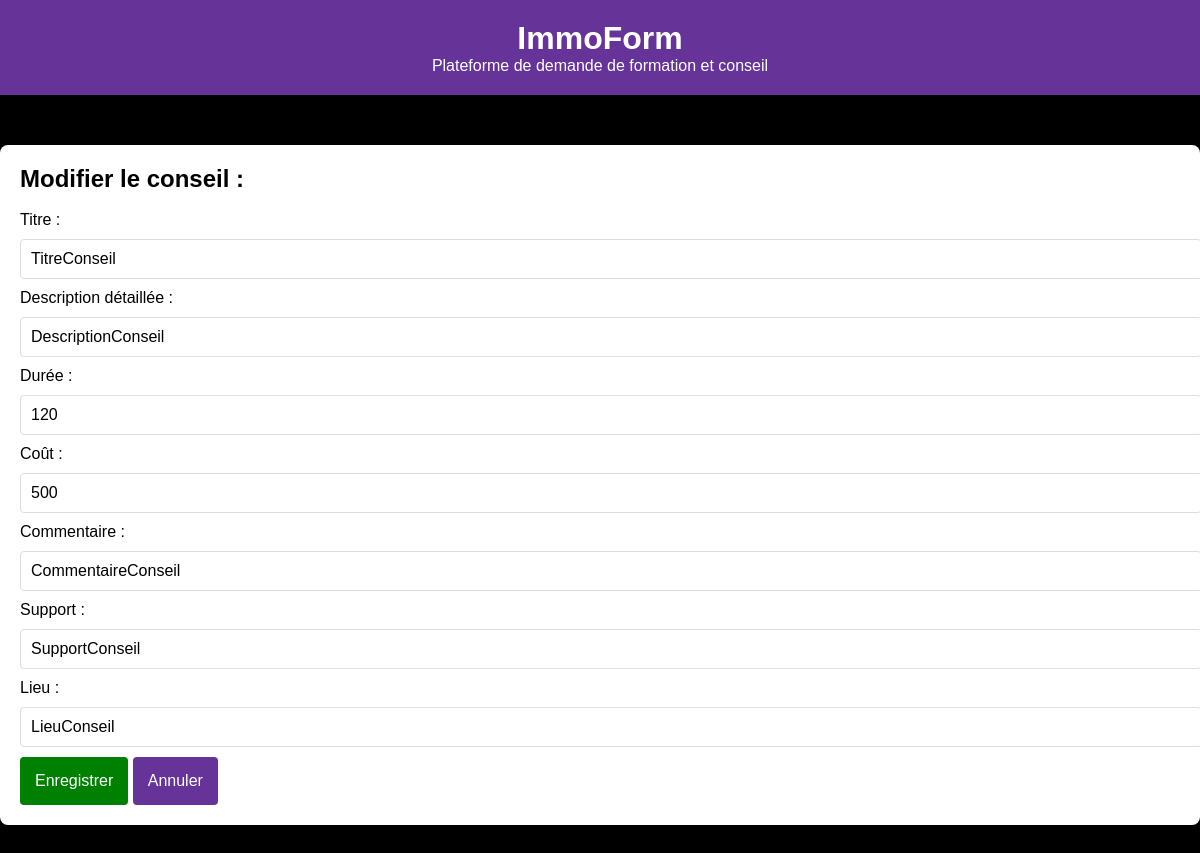
Page /admin/modifierConseil.php?id=1 (signed in) on the earlier database version.
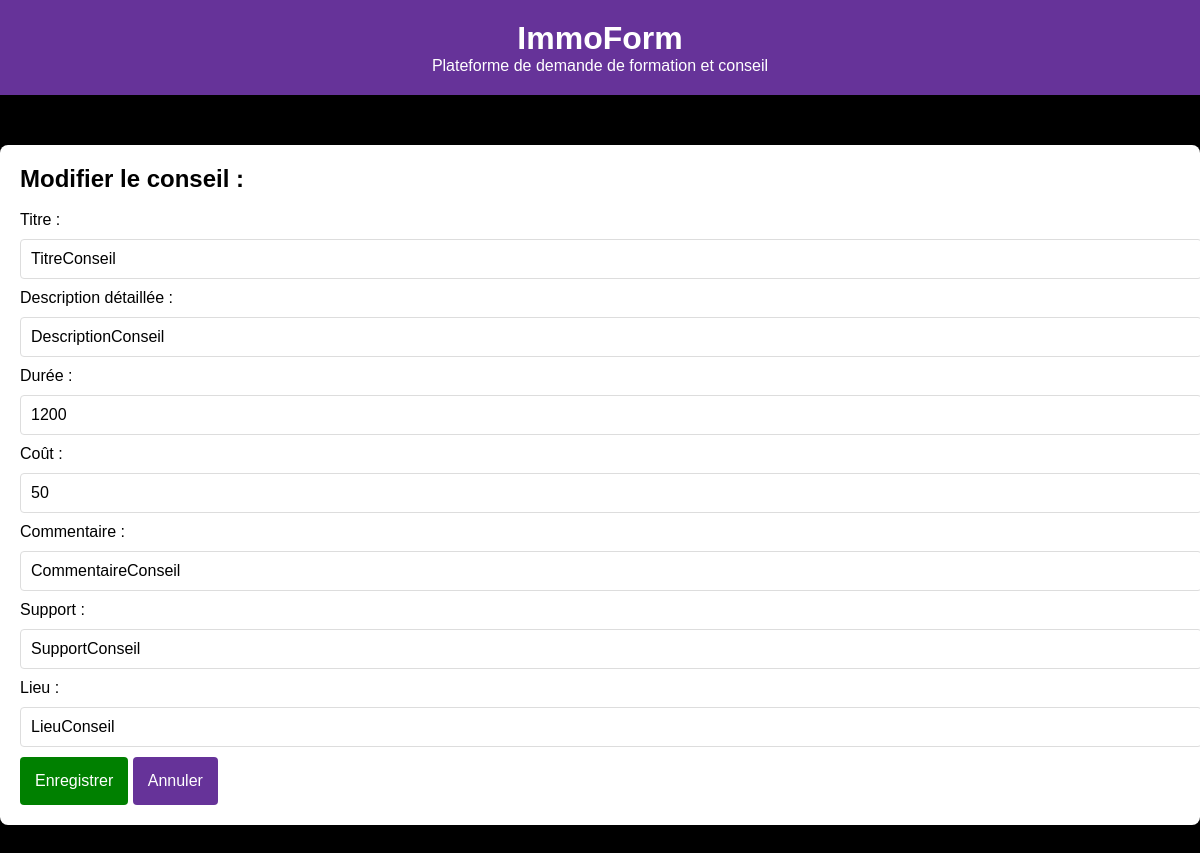
Same page on the later database version.
### tables this page shows
CREATE TABLE `conseil` (
  `Id` int(11) NOT NULL,
  `Titre` varchar(50) NOT NULL,
  `Description` text NOT NULL,
  `Demande_Id` int(11) NOT NULL,
  `Duree` int(11) NOT NULL,
  `Date` datetime NOT NULL,
  `Formateur_Id` int(11) NOT NULL,
  `Cout` float NOT NULL,
  `Commentaire` text DEFAULT NULL,
  `Support` varchar(150) DEFAULT NULL,
  `Lieu` varchar(200) NOT NULL
);

### admin/modifierConseil.php (the view, shortened to what this page needs)
<?php
include '../includes/header.php';
$id = filter_input(INPUT_GET, "id", FILTER_VALIDATE_INT);
$pdo = new PDO("mysql:host=".config::host.";dbname=".config::dbname, config::user, config::password);
$req = $pdo->prepare("SELECT * FROM conseil WHERE Id=:id");
$req->bindParam(':id', $id);
$req->execute();
$conseil = $req->fetchAll();
?>
<div class="container">
    <form action="../actions/updateConseil.php" method="post">
        <h2>Modifier le conseil :</h2>
        <br>
        <label>Titre :</label>
        <input type="text" name="titre" maxlength="50" required value="<?php echo htmlentities($conseil[0]["Titre"]) ?>">
        <label>Description détaillée :</label>
        <input type="text" name="description" required value="<?php echo htmlentities($conseil[0]["Description"]) ?>">
        <label>Durée :</label>
        <input type="number" name="duree" placeholder="En heure" required value="<?php echo htmlentities($conseil[0]["Duree"]) ?>">
        <label>Coût :</label>
        <input type="number" step="0.01" name="cout" placeholder="En euro" required value="<?php echo htmlentities($conseil[0]["Cout"]) ?>">
        <label>Commentaire :</label>
        <input type="text" name="commentaire" placeholder="Factultatif" value="<?php echo htmlentities($conseil[0]["Commentaire"]) ?>">
        <label>Support :</label>
        <input type="text" name="support" placeholder="Factultatif" value="<?php echo htmlentities($conseil[0]["Support"]) ?>">
        <label>Lieu :</label>
        <input type="text" name="lieu" required value="<?php echo htmlentities($conseil[0]["Lieu"]) ?>">
        <button type="submit" class="btn3">Enregistrer</button>
        <a href="./mes_creations.php" class="btn">Annuler</a>
    </form>
</div>
<?php include "../includes/footer.php"; ?>

Differences in the rows shown:
changed conseil "TitreConseil": duree "120" → "1200"; cout "500" → "50"
